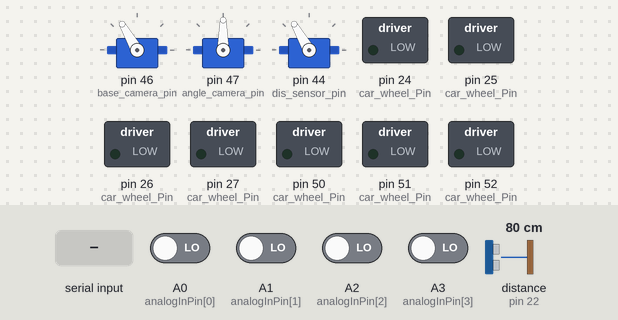
A sketch run on a simulated Arduino Mega 2560, built with avr-gcc and run on an emulated ATmega2560. On the bench: 3 × servo, switched loads named in the sketch (green lamp = pin HIGH). The inputs (shaded band) are chosen by the test bench; at power-on: A0 (analogInPin[0]), A1 (analogInPin[1]), A2 (analogInPin[2]), A3 (analogInPin[3]) LOW, distance to the obstacle (sensor on pin 22) 80 cm. The echo pulse lasts 58.3 µs per cm; pins used as bus, display or sensor lines are not drawn; what the sketch prints to the serial monitor is not drawn.

Above: at 1.2 s.
1.3 s: "a\n" received over the second serial link
At 5.3 s:
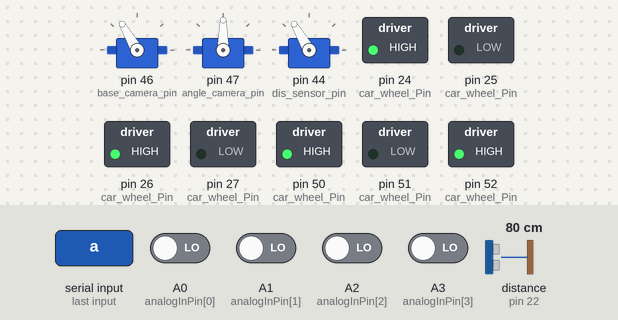
9.9 s: distance to the obstacle (sensor on pin 22) set to 2 cm
At 12.8 s:
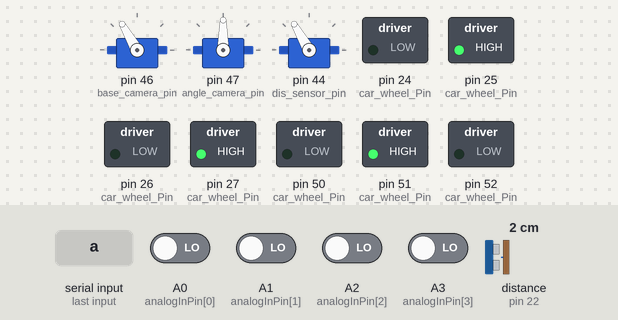
13.4 s: distance to the obstacle (sensor on pin 22) set to 35 cm
At 16.2 s:
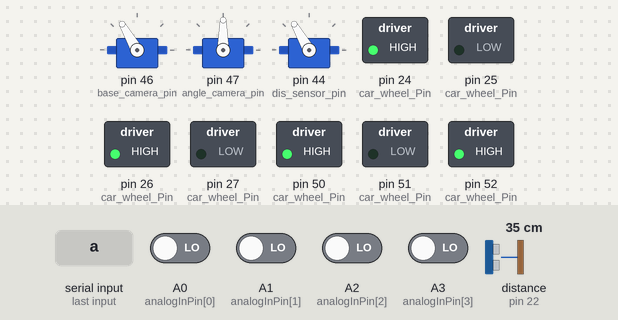
16.9 s: distance to the obstacle (sensor on pin 22) set to 60 cm
At 18.14 s:
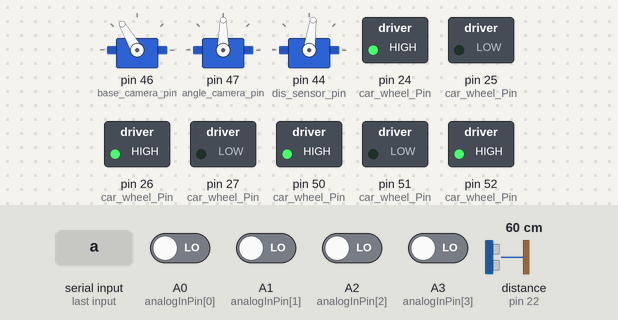
26.2 s: distance to the obstacle (sensor on pin 22) set to 4 cm
At 27.67 s:
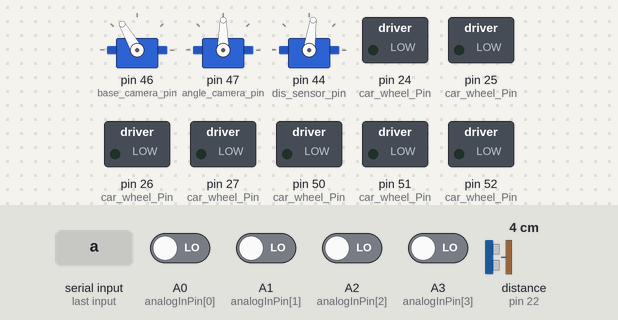
29.7 s: distance to the obstacle (sensor on pin 22) set to 183 cm
At 32.88 s:
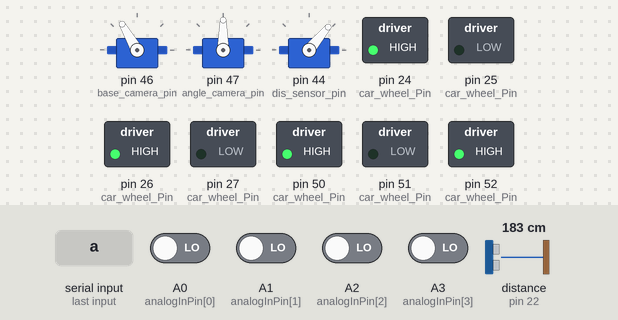
Timing chart, 0 to 35.3 s (numbered marks = the images above; inputs shaded):
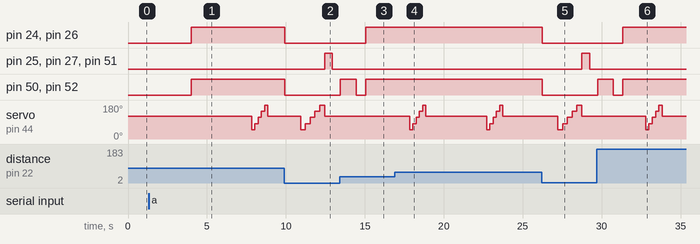

The sketch:

RC_car_v2.ino
```cpp
// steven  remote car second version 07/2015
// smart yellow car
// Board : mega 2560

//================================
// import librarys
#include <SoftwareSerial.h> // use this library to reset tx and rx
#include <Servo.h> // use servo

//============================

//=============set up pin ==========
SoftwareSerial xbee_Serial(11, 10); // RX, TX
int analogInPin[] = {A0,A1,A2,A3}; // channels for rc transmitter
// channel setting
// 1: for left or right
// 2: for camera angle change direction
// 3: for forward or backward
// 5: switch for camera : base or angle camera

// set car wheels pins
int ft_left_1=24; // front left
int ft_left_2=25;
int bk_left_1=26; // back left
int bk_left_2=27;
int ft_right_1=50; // front right
int ft_right_2=51;
int bk_right_1=52; // back right
int bk_right_2=53;

int base_camera_pin=46; // camera base servo
int angle_camera_pin=47; // camera anlge servo
int dis_sensor_pin = 44; // distance sensor pin
int d_echo_Pin=22; // distance sensor pin
int d_trig_pin=23; //distance sensor pin

int car_wheel_Pin[] = {ft_left_1,ft_left_2,bk_left_1,bk_left_2,ft_right_1,ft_right_2,bk_right_1,bk_right_2};

//===initilize variables ========
int read_signal[]={0,0,0,0}; // signal from transimtter
char auto_cmmd; // command from xbee
// camera servo
Servo base_servo;
Servo angle_servo;
Servo sensor_servo;
// servo angle
int base_cam_angle = 120;
int top_cam_angle = 90;
int sensor_angle =120;
int incre=3; // angle increment
int min_angle = 50 ;
int max_angle = 180;
int CENTRAL_ANGLE = 120;
const int   anglge_size =  5; // array size of different angles
int angle_array[anglge_size];
int dis_array[anglge_size]; // distance at each angle
int dis_limit = 35 ;
int TURN_BACK = 0 ;  // drive car turn_around
int TURN_LEFT = 0 ;  // turn left
int TURN_RIGHT = 0;  // turn right
int MAX_DIS_INDEX = 0 ; // index of max distance
int dis; // distance in front of car;
int stop_ct = 0 ; // stop cycyle counter
int stop_ct_limit = 2 ;
int sweep_ct = 0; // sweep cycle counter
int sweep_ct_limit = 300;

//============

void setup() {
  // put your setup code here, to run once:
  // initialize serial communications :
  Serial.begin(19200);
 // set up pin model for read transimmter
for(int i=0;i<4;i++){
  pinMode(analogInPin[i], INPUT);
}
 // initialize car wheel pin
for(int i=0;i<7;i++){
    pinMode(car_wheel_Pin[i], OUTPUT);
}

  xbee_Serial.begin(19200); // xbee serial

  pinMode(d_trig_pin, OUTPUT); // distance sensor
  pinMode(d_echo_Pin, INPUT);  // distance sensor
   // camera servo
  base_servo.attach(base_camera_pin);
  angle_servo.attach(angle_camera_pin);
  // sensor servo
  sensor_servo.attach(dis_sensor_pin);

  // set initial angel for servo
   base_servo.write(base_cam_angle);
   angle_servo.write(top_cam_angle);
   sensor_servo.write(sensor_angle);
  // initialize angle array
 set_angle_array(min_angle,max_angle,anglge_size);
}
// end of setup

void loop_debug(){

 //long d = distance_sensor();
 //Serial.print(d);
// test camera

 // ============
 // Serial.println();
 // char *xx ="xyz\n";  terminal_print(1,xx);
 //char *mm ;
 /*char mm ;
 mm = get_xbee_cmd();
 Serial.print(mm);
 //terminal_print(1,mm);
 terminal_print(1,"===\n");
 //xbee_Serial.println(str);
 if(xbee_Serial.available()){
  xbee_Serial.write((char)mm);
 }
 */
 //sweep_around(1);
auto_car();
}
void loop() {
  Serial.print("terminal :");
  //terminal_print( 1, "terminal :");
  // put your main code here, to run repeatedly:
  auto_cmmd = get_xbee_cmd();
  //Serial.write(auto_cmmd);// print

  // switch control mode
if(auto_cmmd=='c'){
    // command mode: control car by sending command
    Serial.print("command mode");
    xbee_Serial.print("command mode");
    //terminal_print(1,"command mode");
    cmd_car();
}else if(auto_cmmd=='a'){
    Serial.print("auto mode");
    xbee_Serial.print("auto mode");
    //terminal_print(1,"auto mode");
    auto_car();
}else{
    Serial.print("rc mode");
    //terminal_print(1,"rc mode");
    rc_car();
}
  Serial.print("\n");
  //terminal_print(1," \n");
}
//========end of loop =====
//
void cmd_car(){
  char cmd;
  int stoploop=0;
  int cmd_time = 200;
  int switch_ct = 1 ; // switch counter
  int central_angle = 120;
  int servo_switch = 1 ; // select which servo to control
  int servo_angle = central_angle ;
  int base_angle = central_angle ;
  int up_angle = 90 ;
  int angle_inc = 10 ; // anlge increament
  while(1){
     cmd = get_xbee_cmd();
      Serial.write(cmd);
      switch(cmd){
        case 'w':
          drive(1,cmd_time);
          drive(0,0);
          Serial.print("cmd drive forward;");
          xbee_Serial.print("cmd drive forward;");
          break;
        case 's':
          drive(-1,cmd_time);
          drive(0,0);
          Serial.print("cmd drive back;");
          xbee_Serial.print("cmd drive back;");
          break;
        case 'a':
          turn(3,cmd_time);
          drive(0,0);
          Serial.print("cmd drive left;");
          xbee_Serial.print("cmd drive left;");
          break;
         case 'd':
          turn(1,cmd_time);
          drive(0,0);
          Serial.print("cmd drive right;");
          xbee_Serial.print("cmd drive right;");
          break;
         case 'i': // select switch
          Serial.print("cmd select switch: ");
          xbee_Serial.print("cmd select switch:");
          if(switch_ct ==1){
            servo_switch = 1 ; //base
            up_angle = servo_angle;
            servo_angle = base_angle;
            central_angle = 120 ;
          }
          if(switch_ct ==2){
            servo_switch = -1; // angle
            base_angle = servo_angle;
            servo_angle = up_angle;
            central_angle = 90 ;
          }
          ++switch_ct;
          if(switch_ct > 2){
            switch_ct = 1 ; //reset ct
          }

          Serial.println(servo_switch);
          xbee_Serial.println(servo_switch);
          break;

        case 'k':
          Serial.print("cmd reset angle");
          xbee_Serial.print("cmd reset angle;");
          servo_angle=set_servo_angle(servo_switch,central_angle,1);
          break;

        case 'j':
          Serial.print("cmd minus angle");
          xbee_Serial.print("cmd minus angle;");
          servo_angle=set_servo_angle(servo_switch,servo_angle-angle_inc,0);
          break;

        case 'l':
          Serial.print("cmd plus angle");
          xbee_Serial.print("cmd plus angle;");
          servo_angle=set_servo_angle(servo_switch,servo_angle+angle_inc,0);
          break;

        case 'q':
          Serial.print("cmd quit;");
          xbee_Serial.print("cmd quit;");
          auto_cmmd='d'; // switch to rc mode
          stoploop =1;
          break;
        default:
          drive(0,0);
      } //end of switch


       Serial.println("while loop;");
        //xbee_Serial.println("while loop;");
      if(stoploop==1) break;
  }
} //end of cmd car

void auto_car(){
   // auto car mode
   // check cmd
   int stoploop = 0 ;
   while(1){
     char cmd = get_xbee_cmd();
     if(cmd =='q') {
        auto_cmmd='d'; // switch to rc mode
        xbee_Serial.print(" auto quit;");
        stoploop =1;
        sensor_servo.write(CENTRAL_ANGLE); // reset angle
      }else{
        // sweep distinace sensor
        //sweep_around(1);
        //think(1);
        // get distance sensor in front of car
        dis = distance_sensor();
        if(dis < dis_limit ){
          stop_ct++;
            if(stop_ct > stop_ct_limit ){
              //confirm that have
              stop_ct = 0; //reset ct
              drive(0,1000);  // stop
              // sweep and think
              sweep_around(1);
              think(1);
              // set angle back to central
              sensor_angle=set_servo_angle(2,CENTRAL_ANGLE,100);
              Serial.print("*****\n");
            }
        }else{
           drive(1,1); // drive
           sweep_ct++;  // sweep ct
           if(sweep_ct > sweep_ct_limit){
              // reset ct
              sweep_ct = 0 ;
              // sweep
              sweep_around(1);
              // to do ??
          }
        }


        Serial.print("stop_ct :: ");
        Serial.print(stop_ct);
        Serial.print("::");
        Serial.print(sweep_ct);
        Serial.print("dis::");
        Serial.print(dis);
        Serial.print("\n");

        //delay(500);
    }
    if( stoploop==1) break;

   } // end of while loop
}

//==========
void rc_car(){ // remote control mode

// get signal from transimtter
for(int i=0;i<4;i++){
   int sensorValue = pulseIn(analogInPin[i],HIGH);
    // Serial.print("sensor = " );
    Serial.print(sensorValue);
    Serial.print(":");
    read_signal[i]=get_signal(sensorValue);
    Serial.print(read_signal[i]);
    Serial.print("|" );
}


//====== set left or right : channel 1
    if(read_signal[0]==-1){
      //left
       turn(3,0);
    }else if(read_signal[0]==1){
    //right
      turn(1,0);
     }else{
       //drive
     drive(read_signal[2],1); // drive
     }
 // move camera  servo :
 int dir = read_signal[1];

 if(read_signal[3] == -1){
     // cam base servo
     base_cam_angle=set_servo_angle(1,base_cam_angle+dir*3,20);
    }
 if(read_signal[3] == 1){
   // cam top servo
     top_cam_angle=set_servo_angle(-1,top_cam_angle+dir*3,20);
  }


}
//===end of rc_car ==========

//
long distance_sensor(){
 // get distance from distance sensor
 digitalWrite(d_trig_pin, LOW);
 delayMicroseconds(2);

 digitalWrite(d_trig_pin, HIGH);
 delayMicroseconds(10);

 digitalWrite(d_trig_pin, LOW);
 long  duration = pulseIn(d_echo_Pin, HIGH);

 //Calculate the distance (in cm) based on the speed of sound.
 long distance = duration/58.2;
 return distance;

}
// end of distance
//========
int set_servo_angle(int servo_switch,int servo_angle,int servo_time){

  // set servo with servo_angle during servo_time
  servo_angle =constrain(servo_angle,0, 179);
 // get the servo
 switch(servo_switch){
    case 1:
      base_servo.write(servo_angle);
      break;
    case -1:
      angle_servo.write(servo_angle);
      break;
    case 2:
      sensor_servo.write(servo_angle);
      break;
    default:
      break;
  }

 delay(servo_time);
 return servo_angle;
}
// end of camera

//=====
int get_signal(int raw_value){
// convert raw value from transimtter to signal
    int low_cut=1090;
    int high_cut=1914;   // cut raw_value in interval [low_cut,high_cut]
    int mid_value_low=1400;
    int mid_value_high=1600;
    int signal;

    if(raw_value==0){
       return 0;
     }

     // constraint raw value into the interval
    int sensor_read=constrain(raw_value, low_cut, high_cut);
    //classify the signal
    if(sensor_read<mid_value_low){
         signal=-1;
    }else if(sensor_read>mid_value_high){
         signal=1;
    }else{
         signal=0;
    }

      return signal;
}
//===end of get_signal===
//============================
void drive(int direction,int delay_time){
  // car drive
  // direction : 1 forward  or -1 backward  or stop
  int high_pin[] = {ft_left_1,ft_right_1,bk_left_1,bk_right_1};
  int low_pin[] = {ft_left_2,ft_right_2,bk_left_2,bk_right_2};
  if(direction==1){
    set_high_low(high_pin,4,low_pin,4);
  }else if(direction==-1){
    set_high_low(low_pin,4,high_pin,4);
  }else{
    // stop
    set_high_low(high_pin,0,high_pin,4);
    set_high_low(high_pin,0,low_pin,4);
  }
  delay(delay_time);
}
//==end of drive ====

//===========
void turn(int direction, int turn_time){
  // car turn left or right or stop
  // direction :
  // 1: front right
  // 2: back right
  // 3: front left
  // 4: back left

  //========
 //  int high_pin[] = {ft_left_1,bk_left_1};
 //  int low_pin[] = {ft_left_2,ft_right_2,bk_left_2,bk_right_2,ft_right_1,bk_right_1};
  if(direction==1){ // turn Front right

  int high_pin[] = {ft_right_1,bk_right_1};
  //int high_pin[] = {ft_right_1};
  int low_pin[] = {ft_left_1,ft_left_2,ft_right_2,bk_left_1,bk_left_2,bk_right_2};
    set_high_low(high_pin,2,low_pin,6);
  }else if(direction==2){ // turn back right
     int high_pin[] = {ft_right_1,bk_right_1};
     int low_pin[] = {ft_left_1,ft_left_2,ft_right_2,bk_left_1,bk_left_2,bk_right_2};
    set_high_low(low_pin,6,high_pin,2);
  }else if(direction==3){// front left
    int high_pin[] = {ft_left_1,bk_left_1};
    int low_pin[] = {ft_left_2,ft_right_2,bk_left_2,bk_right_2,ft_right_1,bk_right_1};
    set_high_low(high_pin,2,low_pin,6);
  }else if(direction==4){ // back left
    int high_pin[] = {ft_left_1,bk_left_1};
    int low_pin[] = {ft_left_2,ft_right_2,bk_left_2,bk_right_2,ft_right_1,bk_right_1};
    set_high_low(low_pin,6,high_pin,2);
  }else{
    // stop
   int high_pin[] = {ft_left_1,bk_left_1};
   int low_pin[] = {ft_left_2,ft_right_2,bk_left_2,bk_right_2,ft_right_1,bk_right_1};
    set_high_low(high_pin,0,high_pin,2);
    set_high_low(high_pin,0,low_pin,6);
  }
  delay(turn_time);
}
//===================end of turn ======

void set_high_low(int pin_high[],int high_size,int pin_low[],int low_size){
  // set pin_high high
  // set pin_low low
  for(int i=0;i<high_size;i++){
     digitalWrite(pin_high[i],HIGH);
  }
  for(int i=0;i<low_size;i++){
     digitalWrite(pin_low[i],LOW);
  }

}

//== serial moniter print

void  terminal_print(int ter, char *str ){

if(ter ==1){
  Serial.print(str);
}

if(ter == 2){
  xbee_Serial.println(str);
}

}
// == get xbee cmd
char get_xbee_cmd(){

 char xcmd;
   if(xbee_Serial.available()){
       xcmd = xbee_Serial.read();
     }else{
       xcmd ='0';
     }
   return xcmd ;
}
// sweep distance sensor
void sweep(int min_angel ,int max_angle ){

//int max_angle =179;
//int min_angel = 0 ;

sensor_angle=set_servo_angle(2,sensor_angle+incre,20);
  if(sensor_angle>=max_angle){
    incre=-3;
  }
  if(sensor_angle<=min_angel){
    incre=3;
  }

}

void set_angle_array(int min_angle,int max_angle,int anglge_size){
    int interval  =  (max_angle-min_angle)/(anglge_size-1);
    for(int i=0;i<anglge_size; i++){
      angle_array[i] = min_angle + i*interval;
    }
}


void sweep_around(int show){

  // sweep distinace sensor around at angle_array, and collect
  // distance sensor value
  //    int ii ; // index of angle array
     TURN_BACK = 1 ;
     TURN_LEFT = 0 ;
     TURN_RIGHT = 0;
     MAX_DIS_INDEX=0;
    for(int i=0;i<anglge_size; i++){
      // set sensor servo angle
      sensor_angle=set_servo_angle(2,angle_array[i],200);
      // get distance
      dis_array[i] = distance_sensor();
      if(dis_array[i] >=dis_array[MAX_DIS_INDEX]  ){
         MAX_DIS_INDEX = i;
       }
      if(dis_array[i] <= dis_limit){
        // stop
        drive(0,100);
       }else{ // if any of dis > dis_limit , not turn  back
        TURN_BACK = 0;
       }
      //delay(500);
      // set angle back to central
      sensor_angle=set_servo_angle(2,CENTRAL_ANGLE,1);

      // cal if turn left or right
      if(i<anglge_size/2 & dis_array[i] < dis_limit){
        // if any right side dis < dis limit , turn left
        TURN_LEFT = 1;
      }
      if(i > anglge_size/2 & dis_array[i] < dis_limit){
        // if any right side dis < dis limit , turn right
        TURN_RIGHT = 1;
      }
     if(show ==1){
      Serial.print(i);
      Serial.print(":");
      Serial.print(angle_array[i]);
      Serial.print(":");
      Serial.print(dis_array[i]);
      Serial.print("|");
     }
    } // end of for loop
   if(show==1){
      Serial.print("\n");
      Serial.print("TURN_BACK:: ");
      Serial.print(TURN_BACK);
      Serial.print("TURN_LEFT:: ");
      Serial.print(TURN_LEFT);
      Serial.print("TURN_RIGHT:: ");
      Serial.print(TURN_RIGHT);
      Serial.print("\n");
    }

}

void think(int show){
  // think how to move based on the distance values
  int turn_dir = 0  ;  // 1 right, 3:left

  // calculate turn direction based on the distance sensor values
  if(TURN_RIGHT ==1 & TURN_LEFT==1){
    // if turn left and right all true
    TURN_BACK =1 ;
  }else if(TURN_RIGHT==1){ // any left side sensor < dis_limit; turn right
    turn_dir =1 ;
  } else if(TURN_LEFT==1){ // any right side sensor < dis_limit; turn left
    turn_dir = 3;
  }


  // if all distinace less than limit, i.e. no way out
  // turn around
  if(TURN_BACK ==1){
    turn_around(turn_dir);
    if(show ==1){
     Serial.println("turn around");
    }
   }else{
     // move toward to the angle with maximum distance
     // turn to angle
     turn(turn_dir,500);
     drive(0,500);

     /*
     int central_angle = angle_array[anglge_size/2]; // central angle
     int pos =   MAX_DIS_INDEX;
     if(pos>= anglge_size) {pos = 2*(anglge_size-1)-MAX_DIS_INDEX ; }
     int max_angle = angle_array[pos];
     int diff = max_angle - central_angle ;
     int turn_dir;
     if(diff>=0){
      turn_dir = 3;  // turn left
     }else{
      turn_dir = 1;  // turn right
     }
     int turn_time = (abs(diff)/90.0)*400;
     turn(turn_dir,turn_time);
     drive(0,0);
     */
     if(show == 1){
      //Serial.print("central angle:: ");
      //Serial.print( central_angle);

      Serial.print("\n");
     }
   }


}

void turn_around(int dir){
   // turn around
   // dir :: 1: right ; 3: left
   if(dir == 0) { // if no dir, choose right
      dir = 1;
    }
      drive(-1,500); // back
      drive(0,500);  // stop
      turn(dir,1000);
       // turn
      drive(0,500); // stop
}
```

Measured:
- after the input at 1.3 s, pin 24 (car_wheel_Pin), pin 26 (car_wheel_Pin), pin 50 (car_wheel_Pin), pin 52 (car_wheel_Pin): LOW → HIGH after 2.7 s; servo on pin 44 (dis_sensor_pin): 120° → 50° after 6.5 s, → 82° 0.21 s later, → 114° 0.21 s later, → 146° 0.21 s later, … (6 changes in this stretch)
- after the input at 9.9 s, pin 24 (car_wheel_Pin), pin 26 (car_wheel_Pin), pin 50 (car_wheel_Pin), pin 52 (car_wheel_Pin): HIGH → LOW at once; pin 25 (car_wheel_Pin), pin 27 (car_wheel_Pin), pin 51 (car_wheel_Pin): LOW → HIGH after 2.5 s, → LOW 0.50 s later
- after the input at 13.4 s, pin 24 (car_wheel_Pin), pin 26 (car_wheel_Pin): LOW → HIGH after 1.7 s; servo on pin 44 (dis_sensor_pin): stays 120° (without the input it goes to 50° after 2.7 s)
- after the input at 16.9 s, pin 24 (car_wheel_Pin), pin 26 (car_wheel_Pin), pin 50 (car_wheel_Pin), pin 52 (car_wheel_Pin): stops changing and stays HIGH
- after the input at 26.2 s, pin 24 (car_wheel_Pin), pin 26 (car_wheel_Pin), pin 50 (car_wheel_Pin), pin 52 (car_wheel_Pin): HIGH → LOW at once; pin 25 (car_wheel_Pin), pin 27 (car_wheel_Pin), pin 51 (car_wheel_Pin): LOW → HIGH after 2.5 s, → LOW 0.50 s later
- after the input at 29.7 s, pin 24 (car_wheel_Pin), pin 26 (car_wheel_Pin): LOW → HIGH after 1.7 s; pin 25 (car_wheel_Pin), pin 27 (car_wheel_Pin), pin 51 (car_wheel_Pin): stays LOW (without the input it goes to HIGH after 4.2 s)
